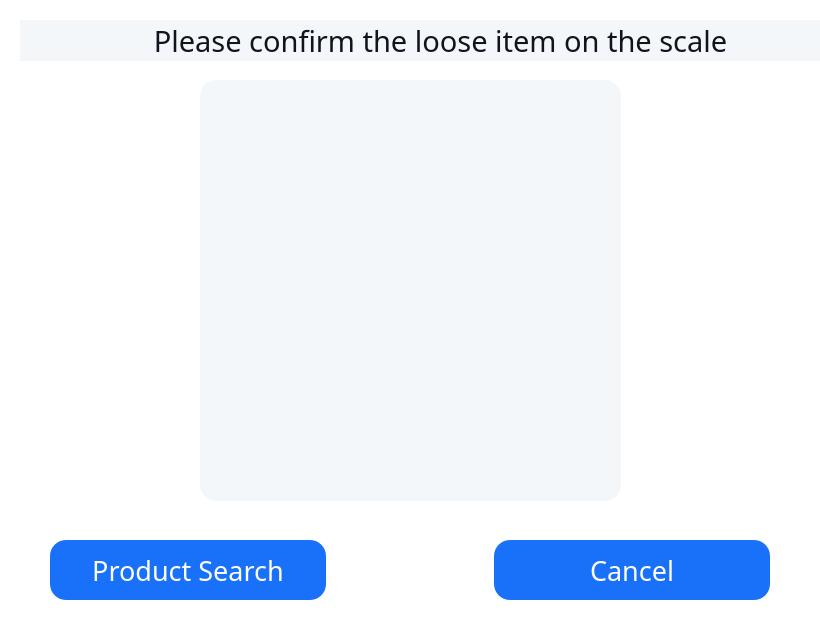
<?xml version="1.0" encoding="UTF-8"?>
<ui version="4.0">
 <class>selfServiceCameraPredictionsG2</class>
 <widget class="QWidget" name="selfServiceCameraPredictionsG2">
  <property name="geometry">
   <rect>
    <x>0</x>
    <y>0</y>
    <width>820</width>
    <height>620</height>
   </rect>
  </property>
  <property name="sizePolicy">
   <sizepolicy hsizetype="Expanding" vsizetype="Expanding">
    <horstretch>0</horstretch>
    <verstretch>0</verstretch>
   </sizepolicy>
  </property>
  <property name="windowTitle">
   <string>Form</string>
  </property>
  <property name="styleSheet">
   <string notr="true">QWidget#selfServiceCameraPredictionsG2
{
   background-color: rgb(255, 255, 255);
    border-radius: 40px;
    border-style: none;
}</string>
  </property>
  <layout class="QHBoxLayout" name="horizontalLayout">
   <property name="leftMargin">
    <number>0</number>
   </property>
   <property name="topMargin">
    <number>0</number>
   </property>
   <property name="rightMargin">
    <number>0</number>
   </property>
   <property name="bottomMargin">
    <number>0</number>
   </property>
   <item>
    <widget class="QWidget" name="screenContainer" native="true">
     <property name="styleSheet">
      <string notr="true">QWidget#screenContainer
{
    background-color: rgb(255,255,255);
    border-radius: 40px;
    border-style: none;
    border-color: rgb(255,255,255);
}</string>
     </property>
     <widget class="QLabel" name="dialogTitle">
      <property name="geometry">
       <rect>
        <x>20</x>
        <y>20</y>
        <width>841</width>
        <height>41</height>
       </rect>
      </property>
      <property name="font">
       <font>
        <family>Poppins Medium</family>
        <pointsize>22</pointsize>
       </font>
      </property>
      <property name="styleSheet">
       <string notr="true">QLabel#dialogTitle
{
    background-color:rgb(244,247,250);
    color:rgb(18,20,29);
    border-style:none;
}</string>
      </property>
      <property name="text">
       <string>Please confirm the loose item on the scale</string>
      </property>
      <property name="alignment">
       <set>Qt::AlignCenter</set>
      </property>
      <property name="wordWrap">
       <bool>true</bool>
      </property>
     </widget>
     <widget class="QPushButton" name="productSearch">
      <property name="geometry">
       <rect>
        <x>50</x>
        <y>540</y>
        <width>276</width>
        <height>60</height>
       </rect>
      </property>
      <property name="minimumSize">
       <size>
        <width>276</width>
        <height>60</height>
       </size>
      </property>
      <property name="maximumSize">
       <size>
        <width>276</width>
        <height>60</height>
       </size>
      </property>
      <property name="font">
       <font>
        <family>Poppins SemiBold</family>
        <pointsize>20</pointsize>
       </font>
      </property>
      <property name="styleSheet">
       <string notr="true">QPushButton#productSearch{
    color:rgb(255,255,255);
    background-color:rgb(24,113,248);
    border-radius:16px;
}</string>
      </property>
      <property name="text">
       <string>Product Search</string>
      </property>
     </widget>
     <widget class="QPushButton" name="cancel">
      <property name="geometry">
       <rect>
        <x>494</x>
        <y>540</y>
        <width>276</width>
        <height>60</height>
       </rect>
      </property>
      <property name="minimumSize">
       <size>
        <width>276</width>
        <height>60</height>
       </size>
      </property>
      <property name="maximumSize">
       <size>
        <width>276</width>
        <height>60</height>
       </size>
      </property>
      <property name="font">
       <font>
        <family>Poppins SemiBold</family>
        <pointsize>20</pointsize>
       </font>
      </property>
      <property name="styleSheet">
       <string notr="true">QPushButton#cancel {
    color:rgb(255,255,255);
    background-color:rgb(24,113,248);
    border-radius:16px;
}</string>
      </property>
      <property name="text">
       <string>Cancel</string>
      </property>
     </widget>
     <widget class="QWidget" name="cameraPage" native="true">
      <property name="geometry">
       <rect>
        <x>200</x>
        <y>80</y>
        <width>421</width>
        <height>421</height>
       </rect>
      </property>
      <property name="styleSheet">
       <string notr="true">QWidget#cameraPage
{
    background-color: rgb(244,247,250);
    border-radius:16px;
    /* border-style: solid; */
    /* border-radius: 40px; */
}</string>
      </property>
      <layout class="QHBoxLayout" name="horizontalLayout_4">
       <property name="spacing">
        <number>0</number>
       </property>
       <property name="leftMargin">
        <number>10</number>
       </property>
       <property name="topMargin">
        <number>20</number>
       </property>
       <property name="rightMargin">
        <number>0</number>
       </property>
       <property name="bottomMargin">
        <number>0</number>
       </property>
       <item>
        <layout class="QHBoxLayout" name="horizontalLayout_2">
         <property name="spacing">
          <number>0</number>
         </property>
         <property name="leftMargin">
          <number>10</number>
         </property>
         <property name="topMargin">
          <number>20</number>
         </property>
        </layout>
       </item>
      </layout>
     </widget>
    </widget>
   </item>
  </layout>
 </widget>
 <resources/>
 <connections/>
</ui>
